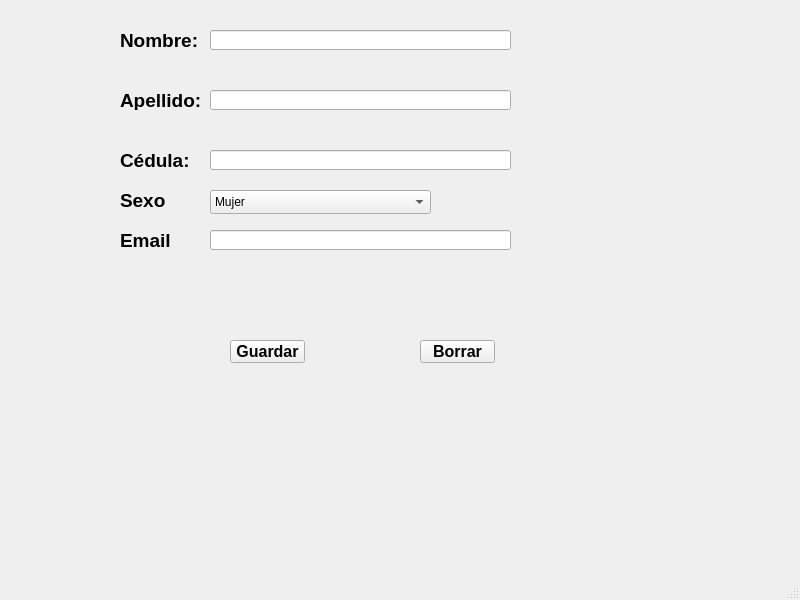
<?xml version="1.0" encoding="UTF-8"?>
<ui version="4.0">
 <class>vtnPrincipal</class>
 <widget class="QMainWindow" name="vtnPrincipal">
  <property name="geometry">
   <rect>
    <x>0</x>
    <y>0</y>
    <width>800</width>
    <height>600</height>
   </rect>
  </property>
  <property name="windowTitle">
   <string>Sistema de Gestion de Persona</string>
  </property>
  <widget class="QWidget" name="centralwidget">
   <widget class="QLabel" name="lbNombre">
    <property name="geometry">
     <rect>
      <x>120</x>
      <y>30</y>
      <width>91</width>
      <height>20</height>
     </rect>
    </property>
    <property name="font">
     <font>
      <pointsize>14</pointsize>
      <bold>true</bold>
     </font>
    </property>
    <property name="text">
     <string>Nombre:</string>
    </property>
   </widget>
   <widget class="QLabel" name="lbCedula">
    <property name="geometry">
     <rect>
      <x>120</x>
      <y>150</y>
      <width>81</width>
      <height>20</height>
     </rect>
    </property>
    <property name="font">
     <font>
      <pointsize>14</pointsize>
      <bold>true</bold>
     </font>
    </property>
    <property name="text">
     <string>Cédula:</string>
    </property>
   </widget>
   <widget class="QLabel" name="lbApelido">
    <property name="geometry">
     <rect>
      <x>120</x>
      <y>90</y>
      <width>91</width>
      <height>20</height>
     </rect>
    </property>
    <property name="font">
     <font>
      <pointsize>14</pointsize>
      <bold>true</bold>
     </font>
    </property>
    <property name="text">
     <string>Apellido:</string>
    </property>
   </widget>
   <widget class="QLineEdit" name="txtNombre">
    <property name="geometry">
     <rect>
      <x>210</x>
      <y>30</y>
      <width>301</width>
      <height>20</height>
     </rect>
    </property>
    <property name="maxLength">
     <number>50</number>
    </property>
   </widget>
   <widget class="QLineEdit" name="txtApellido">
    <property name="geometry">
     <rect>
      <x>210</x>
      <y>90</y>
      <width>301</width>
      <height>20</height>
     </rect>
    </property>
    <property name="maxLength">
     <number>50</number>
    </property>
   </widget>
   <widget class="QLineEdit" name="txtCedula">
    <property name="geometry">
     <rect>
      <x>210</x>
      <y>150</y>
      <width>301</width>
      <height>20</height>
     </rect>
    </property>
    <property name="text">
     <string/>
    </property>
    <property name="maxLength">
     <number>10</number>
    </property>
   </widget>
   <widget class="QPushButton" name="btnGuardar">
    <property name="geometry">
     <rect>
      <x>230</x>
      <y>340</y>
      <width>75</width>
      <height>23</height>
     </rect>
    </property>
    <property name="font">
     <font>
      <pointsize>12</pointsize>
      <bold>true</bold>
     </font>
    </property>
    <property name="text">
     <string>Guardar</string>
    </property>
   </widget>
   <widget class="QPushButton" name="btnBorrar">
    <property name="geometry">
     <rect>
      <x>420</x>
      <y>340</y>
      <width>75</width>
      <height>23</height>
     </rect>
    </property>
    <property name="font">
     <font>
      <pointsize>12</pointsize>
      <bold>true</bold>
     </font>
    </property>
    <property name="text">
     <string>Borrar</string>
    </property>
   </widget>
   <widget class="QLabel" name="lbCedula_3">
    <property name="geometry">
     <rect>
      <x>120</x>
      <y>230</y>
      <width>81</width>
      <height>20</height>
     </rect>
    </property>
    <property name="font">
     <font>
      <pointsize>14</pointsize>
      <bold>true</bold>
     </font>
    </property>
    <property name="text">
     <string>Email</string>
    </property>
   </widget>
   <widget class="QLineEdit" name="cbSexo">
    <property name="geometry">
     <rect>
      <x>210</x>
      <y>230</y>
      <width>301</width>
      <height>20</height>
     </rect>
    </property>
    <property name="text">
     <string/>
    </property>
    <property name="maxLength">
     <number>100</number>
    </property>
   </widget>
   <widget class="QComboBox" name="cbSexo_2">
    <property name="geometry">
     <rect>
      <x>210</x>
      <y>190</y>
      <width>221</width>
      <height>24</height>
     </rect>
    </property>
    <item>
     <property name="text">
      <string>Mujer</string>
     </property>
    </item>
    <item>
     <property name="text">
      <string>Hombre</string>
     </property>
    </item>
   </widget>
   <widget class="QLabel" name="lbCedula_2">
    <property name="geometry">
     <rect>
      <x>120</x>
      <y>190</y>
      <width>81</width>
      <height>20</height>
     </rect>
    </property>
    <property name="font">
     <font>
      <pointsize>14</pointsize>
      <bold>true</bold>
     </font>
    </property>
    <property name="text">
     <string>Sexo</string>
    </property>
   </widget>
  </widget>
  <widget class="QMenuBar" name="menubar">
   <property name="geometry">
    <rect>
     <x>0</x>
     <y>0</y>
     <width>800</width>
     <height>33</height>
    </rect>
   </property>
  </widget>
  <widget class="QStatusBar" name="statusbar"/>
 </widget>
 <resources/>
 <connections/>
</ui>
